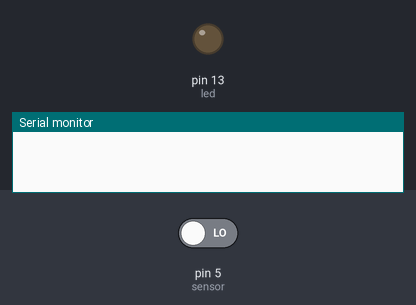
A sketch run on a simulated Arduino Uno, built with avr-gcc and run on an emulated ATmega328P. On the bench: output pins drawn as LEDs (lit = HIGH), the last lines printed to the serial monitor. The test bench sets the inputs (shaded band); at power-on: pin 5 (sensor) LOW.

Above: at 1.2 s.
1.3 s: pin 5 (sensor) driven HIGH
At 2.5 s:
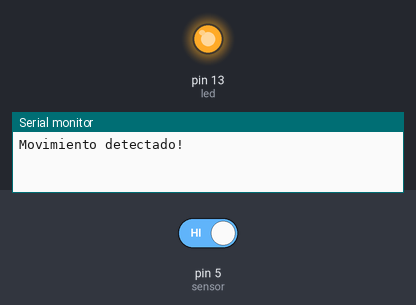
2.8 s: pin 5 (sensor) driven LOW
At 3.9 s:
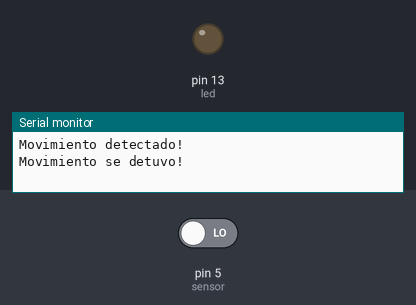
Timing chart, 0 to 5.8 s (numbered marks = the images above; inputs shaded):
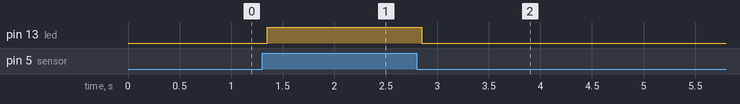

The sketch:

pirsensor.ino
```cpp
int led = 13;
int sensor = 5;
int state = LOW;
int valor = 0;

void setup() {
  pinMode(led, OUTPUT);
  pinMode(sensor, INPUT);
  Serial.begin(9600);
}

void loop(){
  valor = digitalRead(sensor);
  if (valor == HIGH) {
    digitalWrite(led, HIGH);
    delay(150);

    if (state == LOW) {
      Serial.println("Movimiento detectado!");
      state = HIGH;
    }
  } else {
      digitalWrite(led, LOW);
      delay(150);
      if (state == HIGH){
      Serial.println("Movimiento se detuvo!");
      state = LOW;
    }
  }
}
```

Measured:
- after the input at 1.3 s, pin 13 (led): LOW → HIGH after 0.05 s
- after the input at 2.8 s, pin 13 (led): HIGH → LOW after 0.05 s
